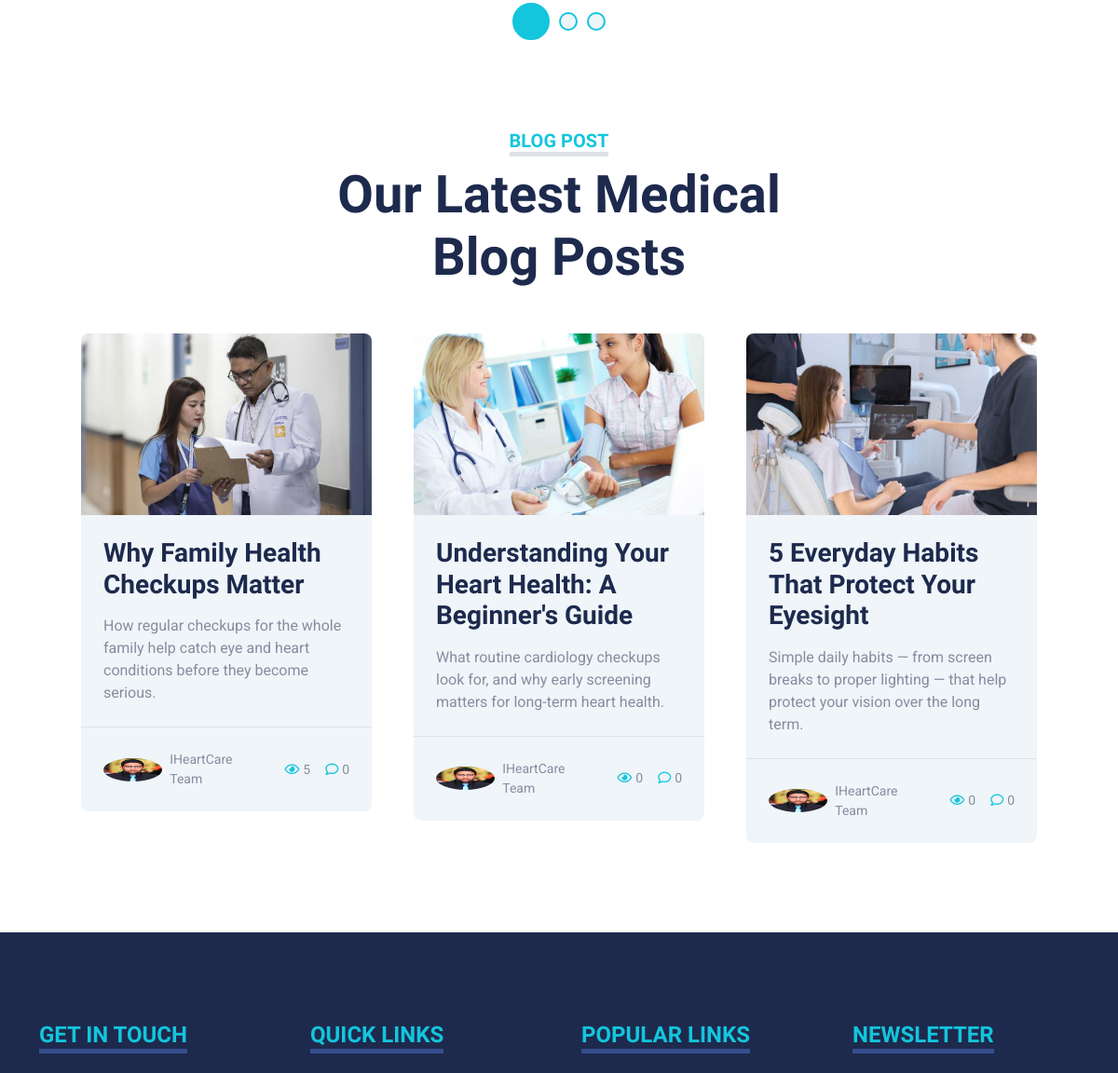
The app's page / (middle part), older data.
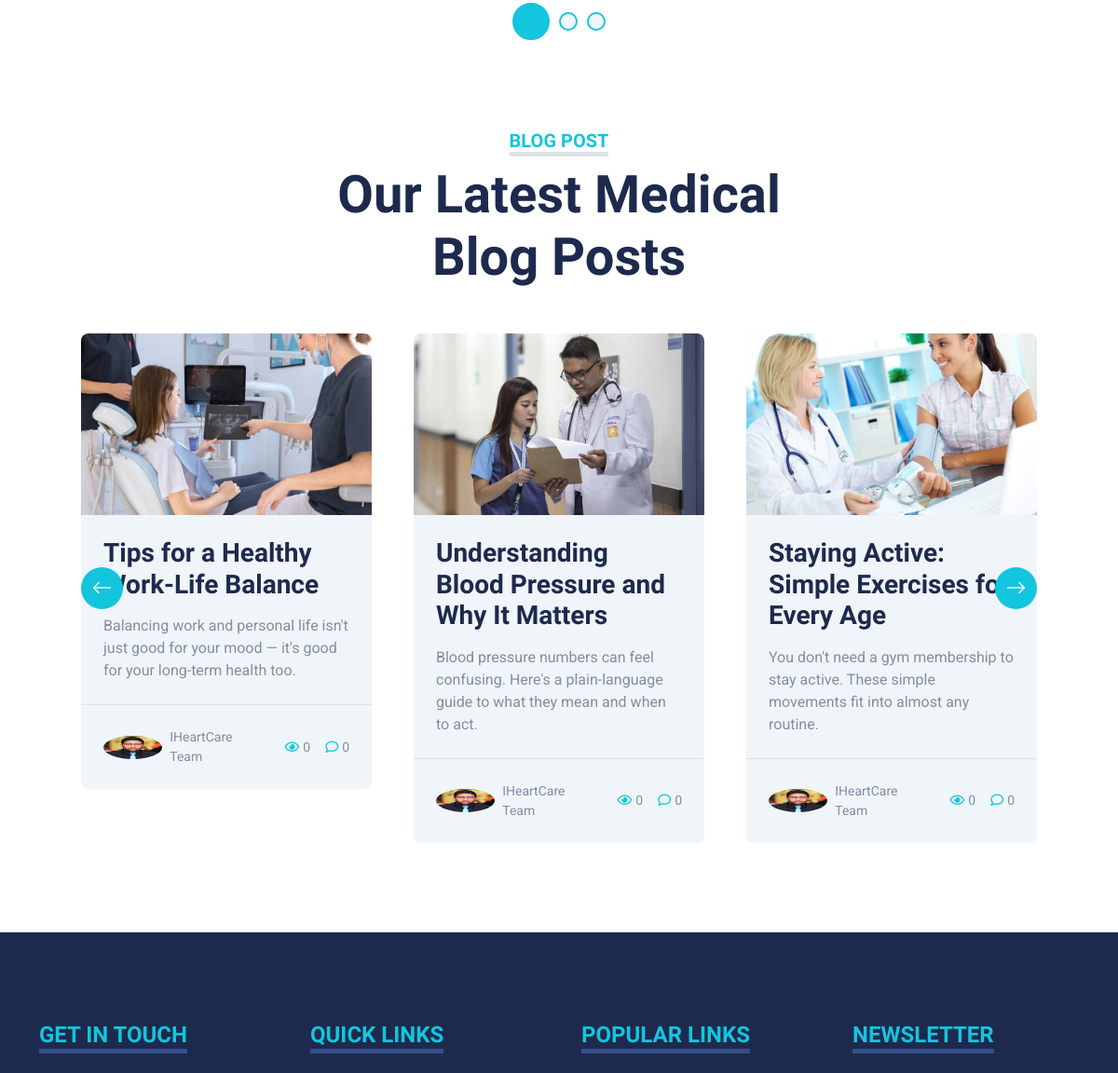
The same page, newer data.
### core/models.py (models this page shows, shortened)
class BlogPost(models.Model):
    title = models.CharField(max_length=200)
    slug = models.SlugField(max_length=220, unique=True)
    image = models.ImageField(upload_to="blog/", blank=True, null=True)
    author_name = models.CharField(max_length=100, default="Admin")
    excerpt = models.TextField(blank=True)
    content = models.TextField(blank=True)
    views_count = models.PositiveIntegerField(default=0)
    comments_count = models.PositiveIntegerField(default=0)
    is_published = models.BooleanField(default=True)
    published_at = models.DateTimeField(auto_now_add=True)
    class Meta:
        ordering = ["-published_at"]
    def get_absolute_url(self):
        return reverse("core:blog_detail", args=[self.slug])

### core/views.py (the view)
# urls.py: path("", views.home, name="home"),
def home(request):
    about_page = AboutPage.load()
    context = _base_context("home")
    context.update(
        {
            "banners": Banner.objects.filter(is_active=True),
            "about_page": about_page,
            "about_features": about_page.features.all(),
            "services": Service.objects.all()[:6],
            "packages": Package.objects.all(),
            "doctors": Doctor.objects.filter(is_featured=True)[:10],
            "testimonials": Testimonial.objects.all()[:10],
            "blog_posts": BlogPost.objects.filter(is_published=True)[:10],
            "departments": Department.objects.all(),
            "appointment_form": AppointmentForm(),
        }
    )
    return render(request, "home/home.html", context)

### core/context_processors.py (called while the page is built)
def site_settings(request):
    return {
        "site_settings": SiteSettings.load(),
        "nav_services": Service.objects.all(),
        "nav_doctors": Doctor.objects.all(),
    }

### core/forms.py (called while the page is built)
    def create_option(self, name, value, label, selected, index, subindex=None, attrs=None):
        option = super().create_option(name, value, label, selected, index, subindex, attrs)
        instance = getattr(value, "instance", None)
        if instance is not None and instance.pk:
            dept_ids = [dept.id for dept in instance.departments.all()]
            if dept_ids:
                option["attrs"]["data-department"] = " ".join(str(pk) for pk in dept_ids)
        return option

    def label_from_instance(self, obj):
        if obj.designation:
            return f"{obj.name} ({obj.designation})"
        return obj.name

### core/models.py (called while the page is built)
    @classmethod
    def load(cls):
        obj, _ = cls.objects.get_or_create(pk=1)
        return obj

    @classmethod
    def load(cls):
        obj, _ = cls.objects.get_or_create(pk=1)
        return obj

    def __str__(self):
        return self.name

    def get_absolute_url(self):
        return reverse("core:doctor_detail", args=[self.slug])

### templates/home/home.html (shortened to what this page needs)
{% extends "base.html" %}
{% load static %}
{% block content %}
{% include "partials/testimonial_carousel.html" %}
<div class="container-fluid py-5">
    <div class="container">
        <div class="text-center mx-auto mb-5" style="max-width: 500px;">
            <h5 class="d-inline-block text-primary text-uppercase border-bottom border-5">Blog Post</h5>
            <h1 class="display-4">Our Latest Medical Blog Posts</h1>
        </div>
        <div class="owl-carousel blog-carousel position-relative" style="padding: 0 45px;">
            {% for post in blog_posts %}
            {% include "partials/blog_card.html" %}
            {% endfor %}
        </div>
    </div>
</div>
{% endblock %}

### templates/partials/blog_card.html
{% load static %}
<div class="bg-light rounded overflow-hidden">
    {% if post.image %}
    <img class="img-fluid w-100" src="{{ post.image.url }}" alt="{{ post.title }}">
    {% else %}
    <img class="img-fluid w-100" src="{% static 'core/img/blog-1.jpg' %}" alt="{{ post.title }}">
    {% endif %}
    <div class="p-4">
        <a class="h3 d-block mb-3" href="{{ post.get_absolute_url }}">{{ post.title }}</a>
        <p class="m-0">{{ post.excerpt }}</p>
    </div>
    <div class="d-flex justify-content-between border-top p-4">
        <div class="d-flex align-items-center">
            <img class="rounded-circle me-2" src="{% static 'core/img/user.jpg' %}" width="25" height="25" alt="">
            <small>{{ post.author_name }}</small>
        </div>
        <div class="d-flex align-items-center">
            <small class="ms-3"><i class="far fa-eye text-primary me-1"></i>{{ post.views_count }}</small>
            <small class="ms-3"><i class="far fa-comment text-primary me-1"></i>{{ post.comments_count }}</small>
        </div>
    </div>
</div>

Row changes from the older to the newer data that the page shows:
no longer on this page (row unchanged): BlogPost: image (picture), title "Why Family Health Checkups Matter", excerpt "How regular checkups for the whole family help catch eye and heart conditions before they become serious.", author_name "IHeartCare Team", views_count "5", comments_count "0"
no longer on this page (row unchanged): BlogPost: image (picture), title "Understanding Your Heart Health: A Beginner's Guide", excerpt "What routine cardiology checkups look for, and why early screening matters for long-term heart health.", author_name "IHeartCare Team", views_count "0", comments_count "0"
no longer on this page (row unchanged): BlogPost: image (picture), title "5 Everyday Habits That Protect Your Eyesight", excerpt "Simple daily habits — from screen breaks to proper lighting — that help protect your vision over the long term.", author_name "IHeartCare Team", views_count "0", comments_count "0"
added BlogPost: image (picture), title "Tips for a Healthy Work-Life Balance", excerpt "Balancing work and personal life isn't just good for your mood — it's good for your long-term health too.", author_name "IHeartCare Team", views_count "0", comments_count "0"
added BlogPost: image (picture), title "Understanding Blood Pressure and Why It Matters", excerpt "Blood pressure numbers can feel confusing. Here's a plain-language guide to what they mean and when to act.", author_name "IHeartCare Team", views_count "0", comments_count "0"
added BlogPost: image (picture), title "Staying Active: Simple Exercises for Every Age", excerpt "You don't need a gym membership to stay active. These simple movements fit into almost any routine.", author_name "IHeartCare Team", views_count "0", comments_count "0"
